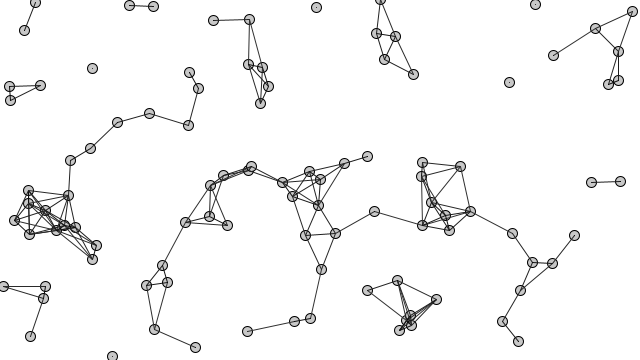
Frame 1 (no input)
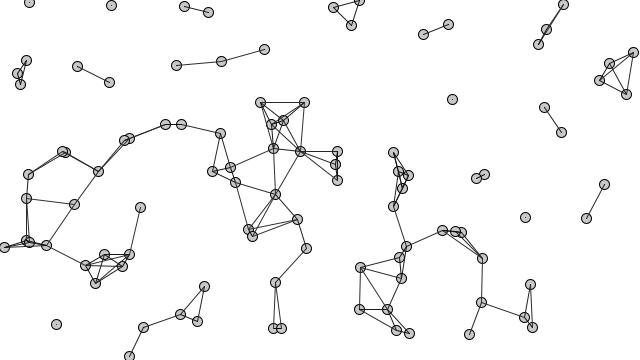
Frame 60 (the mouse pressed at the canvas centre just before this capture)
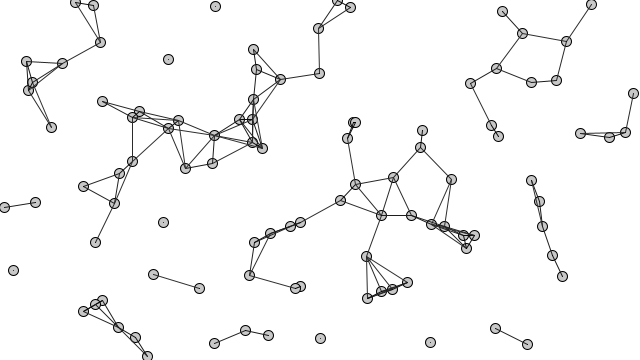
Frame 120 (the mouse held since frame 60 and released just before this capture)

The Processing sketch that drew these frames (run headless with seeded random() and noise(); from frame 60 on, the mouse is pressed at the canvas centre):

// Processing sketch: particulas2D
// ── particulas2D.pde
ParticleSystem ps;
int N = 100;
int radio;

void setup() {
  size(640, 360);
  colorMode(RGB, 255, 255, 255, 100);
  ps = new ParticleSystem(1, new PVector(width/2,height/2,0));
  for(int i = 0; i < N; i++){
    ps.addParticle(int(random(width-4*radio)+2*radio),int(random(height-4*radio)+2*radio));
  }
  smooth();
}

void draw() {
  background(255);
  ps.run();
  
}



class Particle {
  PVector loc;
  PVector vel;
  PVector acc;
  float r;
  float timer;
  
  // Another constructor (the one we are using here)
  Particle(PVector l) {
    acc = new PVector(0,0,0);
    vel = new PVector(random(-1,1),random(-1,1),0);
    loc = l.get();
    r = 10.0;
    timer = 100.0;
  }

  void run() {
    update();
    render();
  }

  // Method to update location
  void update() {
    vel.add(acc);
    
    if(loc.x < r || loc.x > (width - r)){
      vel.x = -1*vel.x;
    }
    if(loc.y < r || loc.y > (height - r)){
      vel.y = -1*vel.y;
    }
    loc.add(vel);
    
    //timer -= 1.0;
  }

  // Method to displa
  void render() {
    ellipseMode(CENTER);
    stroke(0,100);
    fill(200,100);
    ellipse(loc.x,loc.y,r,r);
    
  }
  
  // Is the particle still useful?
  boolean dead() {
    if (timer <= 0.0) {
      return true;
    } else {
      return false;
    }
  }
  
   

}

// A class to describe a group of Particles
// An ArrayList is used to manage the list of Particles 

class ParticleSystem {

  ArrayList particles;    // An arraylist for all the particles
  PVector origin;        // An origin point for where particles are born

  ParticleSystem(int num, PVector v) {
    particles = new ArrayList();              // Initialize the arraylist
    origin = v.get();                        // Store the origin point
    for (int i = 0; i < num; i++) {
      particles.add(new Particle(origin));    // Add "num" amount of particles to the arraylist
    }
  }

  void run() {
    // Cycle through the ArrayList backwards b/c we are deleting
    for (int i = particles.size()-1; i >= 0; i--) {
      Particle p = (Particle) particles.get(i);
      p.run();
      
      
      
      if (p.dead()) {
        particles.remove(i);
      }
    }
    
    for (int i = particles.size()-1; i >= 0; i--) {
      Particle p = (Particle) particles.get(i);
      for (int j = i; j >= 0; j--) {
        Particle q = (Particle) particles.get(j);
        int dista = int(dist(q.loc.x,q.loc.y,p.loc.x,p.loc.y));
        if(50 > dista){
          stroke(dista);
          line(q.loc.x,q.loc.y,p.loc.x,p.loc.y);
        }
      }
    }
      
    
    
  }

  void addParticle() {
    particles.add(new Particle(origin));
  }
  
    void addParticle(float x, float y) {
    particles.add(new Particle(new PVector(x,y)));
  }

  void addParticle(Particle p) {
    particles.add(p);
  }

  // A method to test if the particle system still has particles
  boolean dead() {
    if (particles.isEmpty()) {
      return true;
    } else {
      return false;
    }
  }

}
